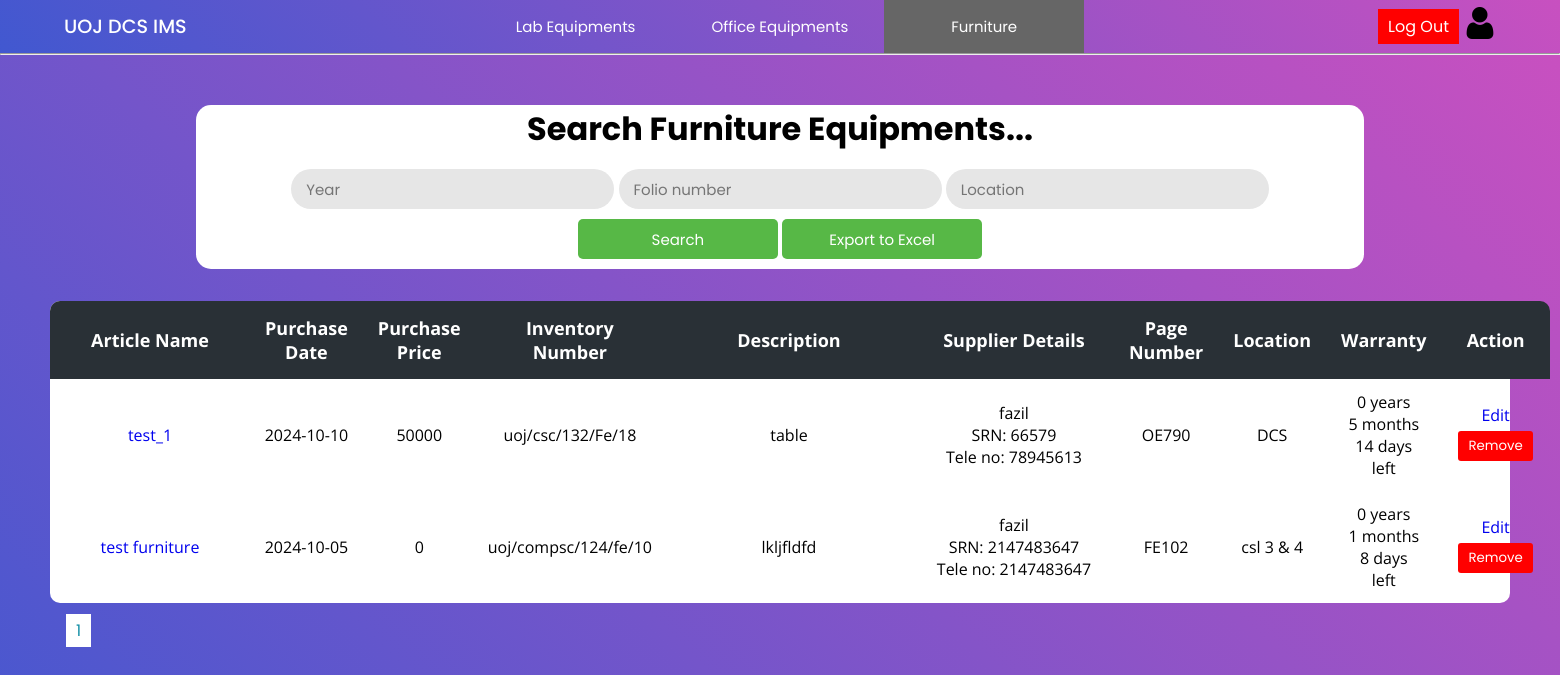
Page /Project/furniture/furniture.php (signed in) on the committed database.
### tables this page shows
CREATE TABLE `f_invoice` (
  `invoice_id` int(11) NOT NULL,
  `f_name` varchar(200) NOT NULL,
  `f_date` date NOT NULL,
  `f_price` float NOT NULL,
  `f_quantity` int(11) NOT NULL,
  `f_folio_number` varchar(50) NOT NULL,
  `f_description` varchar(400) NOT NULL,
  `f_supplier_name` varchar(150) NOT NULL,
  `f_supplier_tt` int(15) NOT NULL,
  `f_srn` int(11) NOT NULL,
  `f_type` varchar(15) NOT NULL,
  `page_number` varchar(15) NOT NULL,
  `location` varchar(50) NOT NULL,
  `warranty` int(11) NOT NULL
);

### Project/furniture/furniture.php (the view, shortened to what this page needs)
<?php
include("../config/connection.php");
$rowsPerPage = 10;
$page = isset($_GET['page']) ? intval($_GET['page']) : 1;
$offset = ($page - 1) * $rowsPerPage;
$queryinvoice = "SELECT * FROM f_invoice ORDER BY invoice_id DESC LIMIT $offset, $rowsPerPage";
$totalRows = mysqli_num_rows(mysqli_query($con, "SELECT * FROM f_invoice"));
$totalPages = ceil($totalRows / $rowsPerPage);
?>
<!DOCTYPE html>
<html lang="en">
<head>
    <link rel="stylesheet" href="../css/lab.css">
    <link rel="stylesheet" href="../css/main.css">
</head>
<body>
    <?php include("../header/header.php"); ?>
    <hr>
    <div class="main-container">
        <div class="container">
            <h2>Search Furniture Equipments...</h2>
            <div>
                <form action="furniture.php" method="get">
                    <input type="number" placeholder="Year" name="year" value="<?php if (isset($_POST['year'])) {
                                                                                    echo $_POST['year'];
                                                                                } ?>" />
                    <input type="text" placeholder="Folio number" name="folio" value="<?php if (isset($_POST['folio'])) {
                                                                                            echo $_POST['folio'];
                                                                                        } ?>" />
                    <input type="text" placeholder="Location" name="location" value="<?php if (isset($_POST['location'])) {
                                                                                            echo $_POST['location'];
                                                                                        } ?>" />
                    <input class="button" type="submit" name="search" value="Search" />
                    <input class="button" type="submit" name="export" value="Export to Excel" />
                </form>
            </div>
        </div>
        <div class="table-con">
            <table>
                <thead>
                    <tr>
                        <th>Article Name</th>
                        <th>Purchase Date</th>
                        <th>Purchase Price</th>
                        <th>Inventory Number</th>
                        <th>Description</th>
                        <th colspan=2>Supplier Details</th>
                        <th>Page Number</th>
                        <th>Location</th>
                        <th>Warranty</th>
                        <th>Action</th>
                    </tr>
                </thead>
                <tbody>
                    <?php
                    $resultinvoice = mysqli_query($con, $queryinvoice);
                    while ($rowinvoice = mysqli_fetch_assoc($resultinvoice)) {
                    ?>
                        <tr>
                            <td class="name"><a href="furnitureItems.php?search=true&id=<?php echo $rowinvoice['invoice_id'] ?>"><?php echo $rowinvoice['f_name'] ?></a></td>
                            <td><?php echo $rowinvoice['f_date'] ?></td>
                            <td><?php echo $rowinvoice['f_price'] ?></td>
                            <td><?php echo $rowinvoice['f_folio_number'] ?></td>
                            <td class="description"><?php echo $rowinvoice['f_description'] ?></td>
                            <td class="sname" colspan=2>
                                <?php
                                echo $rowinvoice['f_supplier_name'];
                                if (!empty($rowinvoice['f_srn'])) {
                                    echo "<br>SRN: " . $rowinvoice['f_srn'];
                                }
                                if (!empty($rowinvoice['f_supplier_tt'])) {
                                    echo "<br>Tele no: " . $rowinvoice['f_supplier_tt'];
                                }
                                ?>
                            </td>
                            <td><?php echo $rowinvoice['page_number'] ?></td>
                            <td><?php echo $rowinvoice['location'] ?></td>
                            <td>
                                <?php
                                $purchaseDate = $rowinvoice['f_date'];
                                $warrantyMonths = $rowinvoice['warranty'];
                                $purchaseDateObj = new DateTime($purchaseDate);
                                $purchaseDateObj->modify("+$warrantyMonths months");
                                $currentDate = new DateTime();
                                if ($purchaseDateObj > $currentDate) {
                                    $interval = $currentDate->diff($purchaseDateObj);
                                    echo
                                    $interval->y . " years<br>"
                                        . $interval->m . " months<br>"
                                        . $interval->d . " days<br>left";
                                } else {
                                    echo "expired";
                                }
                                ?>
                            </td>
                            <td>
                                <a href="addData.php?id=<?php echo $rowinvoice['invoice_id'] ?>">Edit</a>
                                <form method="post" action="actionItem.php">
                                    <button class="logout" type="submit" onclick="return confirm('Are you sure to remove this record ?')" style="">Remove</button>
                                </form>
                            </td>
                        </tr>
                    <?php
                    }
                    ?>
                </tbody>
            </table>
        </div>
        <div class="pagination" style="margin:15px;">
            <?php
            for ($i = 1; $i <= $totalPages; $i++) {
                echo '<a href="?page=' . $i . '" style="margin:1px;background-color: #fff; color: #1690A7; border: none; padding: 5px 10px; cursor: pointer; width:5px;">' . $i . '</a>';
            }
            ?>
        </div>
    </div>
</body>
</html>

### Project/css/lab.css (style rules this page uses)
.main-container { padding: 50px; min-height: 100vh; height: fit-content; background: linear-gradient(-135deg, #c850c0, #4158d0); }
.container { text-align: center; background-color: white; border-radius: 15px; width: 80%; margin: auto; margin-bottom: 2rem; padding: 0 0 10px 0; }
h2 { font-size: 2rem; margin-bottom: 1rem; font-family: 'Poppins', sans-serif; }
.button { background: #57b846; color: white; cursor: pointer; height: 40px; border-radius: 5px; padding: 0 15px 0 15px; border: none; font-family: 'Poppins', sans-serif; width: 200px; margin-top: 10px; }
table { border-collapse: collapse; border-radius: 10px; overflow: hidden; max-width: 100%; margin: 0 auto; position: relative; }
.table-con { border-collapse: collapse; background: #fff; border-radius: 10px; width: auto; margin: auto; position: relative; font-family: 'Open Sans'; text-align: center; background: #fff; }
.table-con td.description { max-width: 300px; word-wrap: break-word; min-width: 250px; }
.table-con td.name { max-width: 200px; word-wrap: break-word; min-width: 200px; }
.table-con td.sname { max-width: 300px; word-wrap: break-word; min-width: 200px; }
th { width: 100px; font-size: 18px; background: #293036; color: white; padding: 15px; }
td { padding: 12px; }
input { font-size: 15px; color: #666; background: #e6e6e6; height: 40px; border-radius: 20px; padding: 0 15px 0 15px; border: none; font-family: 'Poppins', sans-serif; }
.logout { margin: 5px; background-color: #ff0000; color: #ffffff; border: none; padding: 5px 10px; cursor: pointer; }

### Project/css/main.css (style rules this page uses)
* { margin: 0; padding: 0; text-decoration: none; box-sizing: border-box; }
:root { --bg-gradient: linear-gradient(-135deg, #c850c0, #4158d0); --bg-gray: #e6e6e6; --text-color: #666; --inp-color: #57b846; }
body { font-family: 'Poppins', sans-serif; }

### Project/css/header.css (style rules this page uses)
* { margin: 0; padding: 0; text-decoration: none; box-sizing: border-box; }
:root { --bg-gradient: linear-gradient(-135deg, #c850c0, #4158d0); --bg-gray: #e6e6e6; --text-color: #666; --inp-color: #57b846; }
body { font-family: 'Poppins', sans-serif; }
button { border: none; padding: 3px 4px; border-radius: 3px; font-family: 'Poppins', sans-serif; margin-right: 10px; }
.logout { margin: 5px; background-color: #ff0000; color: #ffffff; border: none; padding: 5px 10px; cursor: pointer; }

### rows in the picture
f_invoice: f_name "test_1", f_date "2024-10-10", f_price "50000", f_folio_number "uoj/csc/132/Fe/18", f_description "table", f_supplier_name "fazil", f_srn "66579", f_supplier_tt "78945613", page_number "OE790", location "DCS", f_date+warranty "0", f_date+warranty "5", f_date+warranty "14"
f_invoice: f_name "test furniture", f_date "2024-10-05", f_price "0", f_folio_number "uoj/compsc/124/fe/10", f_description "lkljfldfd", f_supplier_name "fazil", f_srn "2147483647", f_supplier_tt "2147483647", page_number "FE102", location "csl 3 & 4", f_date+warranty "0", f_date+warranty "1", f_date+warranty "8"
